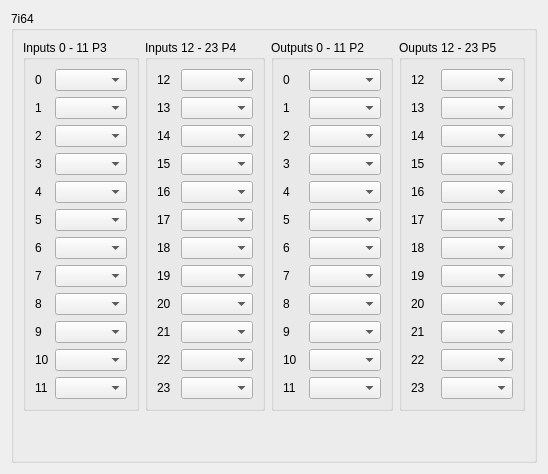
          <widget class="QWidget" name="ss7i64">
           <layout class="QGridLayout" name="gridLayout_69">
            <item row="0" column="0">
             <widget class="QGroupBox" name="groupBox_32">
              <property name="title">
               <string>7i64</string>
              </property>
              <layout class="QGridLayout" name="gridLayout_68">
               <item row="0" column="3">
                <widget class="QGroupBox" name="groupBox_31">
                 <property name="title">
                  <string>Ouputs 12 - 23 P5</string>
                 </property>
                 <layout class="QGridLayout" name="gridLayout_73">
                  <item row="3" column="1">
                   <widget class="QComboBox" name="ss7i64out_15"/>
                  </item>
                  <item row="1" column="1">
                   <widget class="QComboBox" name="ss7i64out_13"/>
                  </item>
                  <item row="7" column="0">
                   <widget class="QLabel" name="label_528">
                    <property name="text">
                     <string>19</string>
                    </property>
                   </widget>
                  </item>
                  <item row="8" column="0">
                   <widget class="QLabel" name="label_529">
                    <property name="text">
                     <string>20</string>
                    </property>
                   </widget>
                  </item>
                  <item row="9" column="0">
                   <widget class="QLabel" name="label_527">
                    <property name="text">
                     <string>21</string>
                    </property>
                   </widget>
                  </item>
                  <item row="2" column="0">
                   <widget class="QLabel" name="label_532">
                    <property name="text">
                     <string>14</string>
                    </property>
                   </widget>
                  </item>
                  <item row="1" column="0">
                   <widget class="QLabel" name="label_526">
                    <property name="text">
                     <string>13</string>
                    </property>
                   </widget>
                  </item>
                  <item row="3" column="0">
                   <widget class="QLabel" name="label_525">
                    <property name="text">
                     <string>15</string>
                    </property>
                   </widget>
                  </item>
                  <item row="10" column="0">
                   <widget class="QLabel" name="label_522">
                    <property name="text">
                     <string>22</string>
                    </property>
                   </widget>
                  </item>
                  <item row="11" column="0">
                   <widget class="QLabel" name="label_523">
                    <property name="text">
                     <string>23</string>
                    </property>
                   </widget>
                  </item>
                  <item row="4" column="0">
                   <widget class="QLabel" name="label_524">
                    <property name="text">
                     <string>16</string>
                    </property>
                   </widget>
                  </item>
                  <item row="5" column="0">
                   <widget class="QLabel" name="label_530">
                    <property name="text">
                     <string>17</string>
                    </property>
                   </widget>
                  </item>
                  <item row="6" column="0">
                   <widget class="QLabel" name="label_531">
                    <property name="text">
                     <string>18</string>
                    </property>
                   </widget>
                  </item>
                  <item row="2" column="1">
                   <widget class="QComboBox" name="ss7i64out_14"/>
                  </item>
                  <item row="11" column="1">
                   <widget class="QComboBox" name="ss7i64out_23"/>
                  </item>
                  <item row="0" column="1">
                   <widget class="QComboBox" name="ss7i64out_12"/>
                  </item>
                  <item row="0" column="0">
                   <widget class="QLabel" name="label_486">
                    <property name="text">
                     <string>12</string>
                    </property>
                   </widget>
                  </item>
                  <item row="4" column="1">
                   <widget class="QComboBox" name="ss7i64out_16"/>
                  </item>
                  <item row="6" column="1">
                   <widget class="QComboBox" name="ss7i64out_18"/>
                  </item>
                  <item row="5" column="1">
                   <widget class="QComboBox" name="ss7i64out_17"/>
                  </item>
                  <item row="9" column="1">
                   <widget class="QComboBox" name="ss7i64out_21"/>
                  </item>
                  <item row="8" column="1">
                   <widget class="QComboBox" name="ss7i64out_20"/>
                  </item>
                  <item row="7" column="1">
                   <widget class="QComboBox" name="ss7i64out_19"/>
                  </item>
                  <item row="10" column="1">
                   <widget class="QComboBox" name="ss7i64out_22"/>
                  </item>
                 </layout>
                </widget>
               </item>
               <item row="0" column="1">
                <widget class="QGroupBox" name="groupBox_29">
                 <property name="title">
                  <string>Inputs 12 - 23 P4</string>
                 </property>
                 <layout class="QGridLayout" name="gridLayout_71">
                  <item row="6" column="1">
                   <widget class="QComboBox" name="ss7i64in_18"/>
                  </item>
                  <item row="1" column="1">
                   <widget class="QComboBox" name="ss7i64in_13"/>
                  </item>
                  <item row="2" column="0">
                   <widget class="QLabel" name="label_499">
                    <property name="text">
                     <string>14</string>
                    </property>
                   </widget>
                  </item>
                  <item row="11" column="0">
                   <widget class="QLabel" name="label_508">
                    <property name="text">
                     <string>23</string>
                    </property>
                   </widget>
                  </item>
                  <item row="2" column="1">
                   <widget class="QComboBox" name="ss7i64in_14"/>
                  </item>
                  <item row="11" column="1">
                   <widget class="QComboBox" name="ss7i64in_23"/>
                  </item>
                  <item row="9" column="0">
                   <widget class="QLabel" name="label_506">
                    <property name="text">
                     <string>21</string>
                    </property>
                   </widget>
                  </item>
                  <item row="3" column="0">
                   <widget class="QLabel" name="label_500">
                    <property name="text">
                     <string>15</string>
                    </property>
                   </widget>
                  </item>
                  <item row="10" column="1">
                   <widget class="QComboBox" name="ss7i64in_22"/>
                  </item>
                  <item row="8" column="0">
                   <widget class="QLabel" name="label_505">
                    <property name="text">
                     <string>20</string>
                    </property>
                   </widget>
                  </item>
                  <item row="4" column="1">
                   <widget class="QComboBox" name="ss7i64in_16"/>
                  </item>
                  <item row="10" column="0">
                   <widget class="QLabel" name="label_507">
                    <property name="text">
                     <string>22</string>
                    </property>
                   </widget>
                  </item>
                  <item row="5" column="0">
                   <widget class="QLabel" name="label_502">
                    <property name="text">
                     <string>17</string>
                    </property>
                   </widget>
                  </item>
                  <item row="5" column="1">
                   <widget class="QComboBox" name="ss7i64in_17"/>
                  </item>
                  <item row="3" column="1">
                   <widget class="QComboBox" name="ss7i64in_15"/>
                  </item>
                  <item row="0" column="1">
                   <widget class="QComboBox" name="ss7i64in_12"/>
                  </item>
                  <item row="4" column="0">
                   <widget class="QLabel" name="label_501">
                    <property name="text">
                     <string>16</string>
                    </property>
                   </widget>
                  </item>
                  <item row="8" column="1">
                   <widget class="QComboBox" name="ss7i64in_20"/>
                  </item>
                  <item row="9" column="1">
                   <widget class="QComboBox" name="ss7i64in_21"/>
                  </item>
                  <item row="7" column="0">
                   <widget class="QLabel" name="label_504">
                    <property name="text">
                     <string>19</string>
                    </property>
                   </widget>
                  </item>
                  <item row="7" column="1">
                   <widget class="QComboBox" name="ss7i64in_19"/>
                  </item>
                  <item row="0" column="0">
                   <widget class="QLabel" name="label_484">
                    <property name="text">
                     <string>12</string>
                    </property>
                   </widget>
                  </item>
                  <item row="1" column="0">
                   <widget class="QLabel" name="label_498">
                    <property name="text">
                     <string>13</string>
                    </property>
                   </widget>
                  </item>
                  <item row="6" column="0">
                   <widget class="QLabel" name="label_503">
                    <property name="text">
                     <string>18</string>
                    </property>
                   </widget>
                  </item>
                 </layout>
                </widget>
               </item>
               <item row="0" column="0">
                <widget class="QGroupBox" name="groupBox_28">
                 <property name="title">
                  <string>Inputs 0 - 11 P3</string>
                 </property>
                 <layout class="QGridLayout" name="gridLayout_70">
                  <item row="2" column="0">
                   <widget class="QLabel" name="label_489">
                    <property name="text">
                     <string>2</string>
                    </property>
                   </widget>
                  </item>
                  <item row="6" column="0">
                   <widget class="QLabel" name="label_488">
                    <property name="text">
                     <string>6</string>
                    </property>
                   </widget>
                  </item>
                  <item row="1" column="0">
                   <widget class="QLabel" name="label_487">
                    <property name="text">
                     <string>1</string>
                    </property>
                   </widget>
                  </item>
                  <item row="9" column="1">
                   <widget class="QComboBox" name="ss7i64in_9"/>
                  </item>
                  <item row="11" column="1">
                   <widget class="QComboBox" name="ss7i64in_11"/>
                  </item>
                  <item row="4" column="0">
                   <widget class="QLabel" name="label_491">
                    <property name="text">
                     <string>4</string>
                    </property>
                   </widget>
                  </item>
                  <item row="11" column="0">
                   <widget class="QLabel" name="label_497">
                    <property name="text">
                     <string>11</string>
                    </property>
                   </widget>
                  </item>
                  <item row="2" column="1">
                   <widget class="QComboBox" name="ss7i64in_2"/>
                  </item>
                  <item row="10" column="1">
                   <widget class="QComboBox" name="ss7i64in_10"/>
                  </item>
                  <item row="7" column="0">
                   <widget class="QLabel" name="label_493">
                    <property name="text">
                     <string>7</string>
                    </property>
                   </widget>
                  </item>
                  <item row="8" column="1">
                   <widget class="QComboBox" name="ss7i64in_8"/>
                  </item>
                  <item row="9" column="0">
                   <widget class="QLabel" name="label_495">
                    <property name="text">
                     <string>9</string>
                    </property>
                   </widget>
                  </item>
                  <item row="5" column="1">
                   <widget class="QComboBox" name="ss7i64in_5"/>
                  </item>
                  <item row="1" column="1">
                   <widget class="QComboBox" name="ss7i64in_1"/>
                  </item>
                  <item row="10" column="0">
                   <widget class="QLabel" name="label_496">
                    <property name="text">
                     <string>10</string>
                    </property>
                   </widget>
                  </item>
                  <item row="4" column="1">
                   <widget class="QComboBox" name="ss7i64in_4"/>
                  </item>
                  <item row="8" column="0">
                   <widget class="QLabel" name="label_494">
                    <property name="text">
                     <string>8</string>
                    </property>
                   </widget>
                  </item>
                  <item row="5" column="0">
                   <widget class="QLabel" name="label_492">
                    <property name="text">
                     <string>5</string>
                    </property>
                   </widget>
                  </item>
                  <item row="7" column="1">
                   <widget class="QComboBox" name="ss7i64in_7"/>
                  </item>
                  <item row="0" column="1">
                   <widget class="QComboBox" name="ss7i64in_0"/>
                  </item>
                  <item row="0" column="0">
                   <widget class="QLabel" name="label_412">
                    <property name="text">
                     <string>0</string>
                    </property>
                   </widget>
                  </item>
                  <item row="3" column="1">
                   <widget class="QComboBox" name="ss7i64in_3"/>
                  </item>
                  <item row="3" column="0">
                   <widget class="QLabel" name="label_490">
                    <property name="text">
                     <string>3</string>
                    </property>
                   </widget>
                  </item>
                  <item row="6" column="1">
                   <widget class="QComboBox" name="ss7i64in_6"/>
                  </item>
                 </layout>
                </widget>
               </item>
               <item row="0" column="2">
                <widget class="QGroupBox" name="groupBox_30">
                 <property name="title">
                  <string>Outputs 0 - 11 P2</string>
                 </property>
                 <layout class="QGridLayout" name="gridLayout_72">
                  <item row="0" column="0">
                   <widget class="QLabel" name="label_485">
                    <property name="text">
                     <string>0</string>
                    </property>
                   </widget>
                  </item>
                  <item row="0" column="1">
                   <widget class="QComboBox" name="ss7i64out_0"/>
                  </item>
                  <item row="1" column="0">
                   <widget class="QLabel" name="label_513">
                    <property name="text">
                     <string>1</string>
                    </property>
                   </widget>
                  </item>
                  <item row="2" column="0">
                   <widget class="QLabel" name="label_514">
                    <property name="text">
                     <string>2</string>
                    </property>
                   </widget>
                  </item>
                  <item row="3" column="0">
                   <widget class="QLabel" name="label_519">
                    <property name="text">
                     <string>3</string>
                    </property>
                   </widget>
                  </item>
                  <item row="4" column="0">
                   <widget class="QLabel" name="label_517">
                    <property name="text">
                     <string>4</string>
                    </property>
                   </widget>
                  </item>
                  <item row="5" column="0">
                   <widget class="QLabel" name="label_515">
                    <property name="text">
                     <string>5</string>
                    </property>
                   </widget>
                  </item>
                  <item row="6" column="0">
                   <widget class="QLabel" name="label_516">
                    <property name="text">
                     <string>6</string>
                    </property>
                   </widget>
                  </item>
                  <item row="7" column="0">
                   <widget class="QLabel" name="label_511">
                    <property name="text">
                     <string>7</string>
                    </property>
                   </widget>
                  </item>
                  <item row="8" column="0">
                   <widget class="QLabel" name="label_520">
                    <property name="text">
                     <string>8</string>
                    </property>
                   </widget>
                  </item>
                  <item row="9" column="0">
                   <widget class="QLabel" name="label_512">
                    <property name="text">
                     <string>9</string>
                    </property>
                   </widget>
                  </item>
                  <item row="10" column="0">
                   <widget class="QLabel" name="label_518">
                    <property name="text">
                     <string>10</string>
                    </property>
                   </widget>
                  </item>
                  <item row="11" column="0">
                   <widget class="QLabel" name="label_510">
                    <property name="text">
                     <string>11</string>
                    </property>
                   </widget>
                  </item>
                  <item row="1" column="1">
                   <widget class="QComboBox" name="ss7i64out_1"/>
                  </item>
                  <item row="2" column="1">
                   <widget class="QComboBox" name="ss7i64out_2"/>
                  </item>
                  <item row="3" column="1">
                   <widget class="QComboBox" name="ss7i64out_3"/>
                  </item>
                  <item row="4" column="1">
                   <widget class="QComboBox" name="ss7i64out_4"/>
                  </item>
                  <item row="5" column="1">
                   <widget class="QComboBox" name="ss7i64out_5"/>
                  </item>
                  <item row="6" column="1">
                   <widget class="QComboBox" name="ss7i64out_6"/>
                  </item>
                  <item row="7" column="1">
                   <widget class="QComboBox" name="ss7i64out_7"/>
                  </item>
                  <item row="8" column="1">
                   <widget class="QComboBox" name="ss7i64out_8"/>
                  </item>
                  <item row="9" column="1">
                   <widget class="QComboBox" name="ss7i64out_9"/>
                  </item>
                  <item row="10" column="1">
                   <widget class="QComboBox" name="ss7i64out_10"/>
                  </item>
                  <item row="11" column="1">
                   <widget class="QComboBox" name="ss7i64out_11"/>
                  </item>
                 </layout>
                </widget>
               </item>
               <item row="1" column="0">
                <spacer name="verticalSpacer_14">
                 <property name="orientation">
                  <enum>Qt::Vertical</enum>
                 </property>
                 <property name="sizeHint" stdset="0">
                  <size>
                   <width>20</width>
                   <height>40</height>
                  </size>
                 </property>
                </spacer>
               </item>
              </layout>
             </widget>
            </item>
           </layout>
          </widget>
